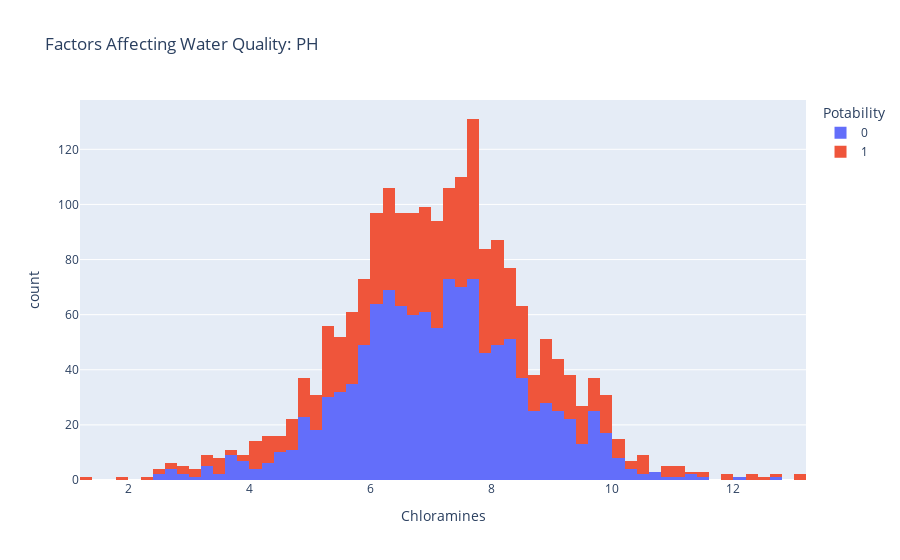

This figure's notebook cell:
### Code cell
import plotly.express as px
data = data
figure = px.histogram(data, x = "Chloramines", 
                      color = "Potability", 
                      title= "Factors Affecting Water Quality: PH")
figure.show()

### Figure 1 — Plotly figure (JSON) as saved in the notebook; plotly's stock layout.template omitted (floating-point values rounded to 4 significant figures; data arrays with more than 128 entries replaced by an {"elided": "..."} marker saying what was removed)
{"data": [{"alignmentgroup": "True", "bingroup": "x", "hovertemplate": "Potability=0<br>Chloramines=%{x}<br>count=%{y}<extra></extra>", "legendgroup": "0", "marker": {"color": "#636efa", "pattern": {"shape": ""}}, "name": "0", "offsetgroup": "0", "orientation": "v", "showlegend": true, "type": "histogram", "x": {"elided": "1200 float values"}, "xaxis": "x", "yaxis": "y"}, {"alignmentgroup": "True", "bingroup": "x", "hovertemplate": "Potability=1<br>Chloramines=%{x}<br>count=%{y}<extra></extra>", "legendgroup": "1", "marker": {"color": "#EF553B", "pattern": {"shape": ""}}, "name": "1", "offsetgroup": "1", "orientation": "v", "showlegend": true, "type": "histogram", "x": {"elided": "811 float values"}, "xaxis": "x", "yaxis": "y"}], "layout": {"barmode": "relative", "legend": {"title": {"text": "Potability"}, "tracegroupgap": 0}, "title": {"text": "Factors Affecting Water Quality: PH"}, "xaxis": {"anchor": "y", "domain": [0, 1], "title": {"text": "Chloramines"}}, "yaxis": {"anchor": "x", "domain": [0, 1], "title": {"text": "count"}}}}
